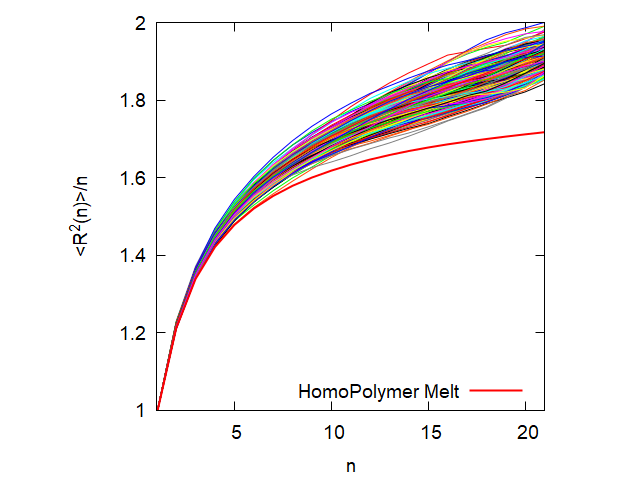

Recreate this plot in gnuplot.
set term pngcairo font "Arial,14" 
set colorsequence classic 
# 
data = "CN.dat" 
set output "CN.png "
#
set size square
set xrange [1:21]
set yrange [1:2]
#
set xlabel "n"
set ylabel "<R^2(n)>/n"

#
set xrange [1:]
set yrange [1:]
set key bottom

ct = 0.274
f(x) = (1+ct)/(1-ct) -(2*ct*(1-ct**x))/(1-ct)**2/x

plot data ind 0 w l lc 0noti, \
data ind 1 w l lc 1noti, \
data ind 2 w l lc 2noti, \
data ind 3 w l lc 3noti, \
data ind 4 w l lc 4noti, \
data ind 5 w l lc 5noti, \
data ind 6 w l lc 6noti, \
data ind 7 w l lc 7noti, \
data ind 8 w l lc 8noti, \
data ind 9 w l lc 9noti, \
data ind 10 w l lc 10noti, \
data ind 11 w l lc 11noti, \
data ind 12 w l lc 12noti, \
data ind 13 w l lc 13noti, \
data ind 14 w l lc 14noti, \
data ind 15 w l lc 15noti, \
data ind 16 w l lc 16noti, \
data ind 17 w l lc 17noti, \
data ind 18 w l lc 18noti, \
data ind 19 w l lc 19noti, \
data ind 20 w l lc 20noti, \
data ind 21 w l lc 21noti, \
data ind 22 w l lc 22noti, \
data ind 23 w l lc 23noti, \
data ind 24 w l lc 24noti, \
data ind 25 w l lc 25noti, \
data ind 26 w l lc 26noti, \
data ind 27 w l lc 27noti, \
data ind 28 w l lc 28noti, \
data ind 29 w l lc 29noti, \
data ind 30 w l lc 30noti, \
data ind 31 w l lc 31noti, \
data ind 32 w l lc 32noti, \
data ind 33 w l lc 33noti, \
data ind 34 w l lc 34noti, \
data ind 35 w l lc 35noti, \
data ind 36 w l lc 36noti, \
data ind 37 w l lc 37noti, \
data ind 38 w l lc 38noti, \
data ind 39 w l lc 39noti, \
data ind 40 w l lc 40noti, \
data ind 41 w l lc 41noti, \
data ind 42 w l lc 42noti, \
data ind 43 w l lc 43noti, \
data ind 44 w l lc 44noti, \
data ind 45 w l lc 45noti, \
data ind 46 w l lc 46noti, \
data ind 47 w l lc 47noti, \
data ind 48 w l lc 48noti, \
data ind 49 w l lc 49noti, \
data ind 50 w l lc 50noti, \
data ind 51 w l lc 51noti, \
data ind 52 w l lc 52noti, \
data ind 53 w l lc 53noti, \
data ind 54 w l lc 54noti, \
data ind 55 w l lc 55noti, \
data ind 56 w l lc 56noti, \
data ind 57 w l lc 57noti, \
data ind 58 w l lc 58noti, \
data ind 59 w l lc 59noti, \
data ind 60 w l lc 60noti, \
data ind 61 w l lc 61noti, \
data ind 62 w l lc 62noti, \
data ind 63 w l lc 63noti, \
data ind 64 w l lc 64noti, \
data ind 65 w l lc 65noti, \
data ind 66 w l lc 66noti, \
data ind 67 w l lc 67noti, \
data ind 68 w l lc 68noti, \
data ind 69 w l lc 69noti, \
data ind 70 w l lc 70noti, \
data ind 71 w l lc 71noti, \
data ind 72 w l lc 72noti, \
data ind 73 w l lc 73noti, \
data ind 74 w l lc 74noti, \
data ind 75 w l lc 75noti, \
data ind 76 w l lc 76noti, \
data ind 77 w l lc 77noti, \
data ind 78 w l lc 78noti, \
data ind 79 w l lc 79noti, \
data ind 80 w l lc 80noti, \
data ind 81 w l lc 81noti, \
data ind 82 w l lc 82noti, \
data ind 83 w l lc 83noti, \
data ind 84 w l lc 84noti, \
data ind 85 w l lc 85noti, \
data ind 86 w l lc 86noti, \
data ind 87 w l lc 87noti, \
data ind 88 w l lc 88noti, \
data ind 89 w l lc 89noti, \
data ind 90 w l lc 90noti, \
data ind 91 w l lc 91noti, \
data ind 92 w l lc 92noti, \
data ind 93 w l lc 93noti, \
data ind 94 w l lc 94noti, \
data ind 95 w l lc 95noti, \
data ind 96 w l lc 96noti, \
data ind 97 w l lc 97noti, \
data ind 98 w l lc 98noti, \
data ind 99 w l lc 99noti, \
data ind 100 w l lc 100noti, \
data ind 101 w l lc 101noti, \
data ind 102 w l lc 102noti, \
data ind 103 w l lc 103noti, \
data ind 104 w l lc 104noti, \
data ind 105 w l lc 105noti, \
data ind 106 w l lc 106noti, \
data ind 107 w l lc 107noti, \
data ind 108 w l lc 108noti, \
data ind 109 w l lc 109noti, \
data ind 110 w l lc 110noti, \
data ind 111 w l lc 111noti, \
data ind 112 w l lc 112noti, \
data ind 113 w l lc 113noti, \
data ind 114 w l lc 114noti, \
data ind 115 w l lc 115noti, \
data ind 116 w l lc 116noti, \
data ind 117 w l lc 117noti, \
data ind 118 w l lc 118noti, \
data ind 119 w l lc 119noti, \
data ind 120 w l lc 120noti, \
data ind 121 w l lc 121noti, \
data ind 122 w l lc 122noti, \
data ind 123 w l lc 123noti, \
data ind 124 w l lc 124noti, \
data ind 125 w l lc 125noti, \
data ind 126 w l lc 126noti, \
data ind 127 w l lc 127noti, \
data ind 128 w l lc 128noti, \
data ind 129 w l lc 129noti, \
data ind 130 w l lc 130noti, \
data ind 131 w l lc 131noti, \
data ind 132 w l lc 132noti, \
data ind 133 w l lc 133noti, \
data ind 134 w l lc 134noti, \
data ind 135 w l lc 135noti, \
data ind 136 w l lc 136noti, \
data ind 137 w l lc 137noti, \
data ind 138 w l lc 138noti, \
data ind 139 w l lc 139noti, \
data ind 140 w l lc 140noti, \
data ind 141 w l lc 141noti, \
data ind 142 w l lc 142noti, \
data ind 143 w l lc 143noti, \
data ind 144 w l lc 144noti, \
data ind 145 w l lc 145noti, \
data ind 146 w l lc 146noti, \
data ind 147 w l lc 147noti, \
data ind 148 w l lc 148noti, \
data ind 149 w l lc 149noti, \
data ind 150 w l lc 150noti, \
data ind 151 w l lc 151noti, \
data ind 152 w l lc 152noti, \
data ind 153 w l lc 153noti, \
data ind 154 w l lc 154noti, \
data ind 155 w l lc 155noti, \
data ind 156 w l lc 156noti, \
data ind 157 w l lc 157noti, \
data ind 158 w l lc 158noti, \
data ind 159 w l lc 159noti, \
data ind 160 w l lc 160noti, \
data ind 161 w l lc 161noti, \
data ind 162 w l lc 162noti, \
data ind 163 w l lc 163noti, \
data ind 164 w l lc 164noti, \
data ind 165 w l lc 165noti, \
data ind 166 w l lc 166noti, \
data ind 167 w l lc 167noti, \
data ind 168 w l lc 168noti, \
data ind 169 w l lc 169noti, \
data ind 170 w l lc 170noti, \
data ind 171 w l lc 171noti, \
data ind 172 w l lc 172noti, \
data ind 173 w l lc 173noti, \
data ind 174 w l lc 174noti, \
data ind 175 w l lc 175noti, \
data ind 176 w l lc 176noti, \
data ind 177 w l lc 177noti, \
data ind 178 w l lc 178noti, \
data ind 179 w l lc 179noti, \
data ind 180 w l lc 180noti, \
data ind 181 w l lc 181noti, \
data ind 182 w l lc 182noti, \
data ind 183 w l lc 183noti, \
data ind 184 w l lc 184noti, \
data ind 185 w l lc 185noti, \
data ind 186 w l lc 186noti, \
data ind 187 w l lc 187noti, \
data ind 188 w l lc 188noti, \
data ind 189 w l lc 189noti, \
data ind 190 w l lc 190noti, \
data ind 191 w l lc 191noti, \
data ind 192 w l lc 192noti, \
data ind 193 w l lc 193noti, \
data ind 194 w l lc 194noti, \
data ind 195 w l lc 195noti, \
data ind 196 w l lc 196noti, \
data ind 197 w l lc 197noti, \
data ind 198 w l lc 198noti, \
data ind 199 w l lc 199noti, \
data ind 200 w l lc 200noti, \
data ind 201 w l lc 201noti, \
data ind 202 w l lc 202noti, \
data ind 203 w l lc 203noti, \
data ind 204 w l lc 204noti, \
data ind 205 w l lc 205noti, \
data ind 206 w l lc 206noti, \
data ind 207 w l lc 207noti, \
data ind 208 w l lc 208noti, \
data ind 209 w l lc 209noti, \
data ind 210 w l lc 210noti, \
data ind 211 w l lc 211noti, \
data ind 212 w l lc 212noti, \
data ind 213 w l lc 213noti, \
data ind 214 w l lc 214noti, \
data ind 215 w l lc 215noti, \
data ind 216 w l lc 216noti, \
data ind 217 w l lc 217noti, \
data ind 218 w l lc 218noti, \
data ind 219 w l lc 219noti, \
data ind 220 w l lc 220noti, \
data ind 221 w l lc 221noti, \
data ind 222 w l lc 222noti, \
data ind 223 w l lc 223noti, \
data ind 224 w l lc 224noti, \
data ind 225 w l lc 225noti, \
data ind 226 w l lc 226noti, \
data ind 227 w l lc 227noti, \
data ind 228 w l lc 228noti, \
data ind 229 w l lc 229noti, \
data ind 230 w l lc 230noti, \
data ind 231 w l lc 231noti, \
data ind 232 w l lc 232noti, \
data ind 233 w l lc 233noti, \
data ind 234 w l lc 234noti, \
data ind 235 w l lc 235noti, \
data ind 236 w l lc 236noti, \
data ind 237 w l lc 237noti, \
data ind 238 w l lc 238noti, \
data ind 239 w l lc 239noti, \
data ind 240 w l lc 240noti, \
data ind 241 w l lc 241noti, \
data ind 242 w l lc 242noti, \
data ind 243 w l lc 243noti, \
data ind 244 w l lc 244noti, \
data ind 245 w l lc 245noti, \
data ind 246 w l lc 246noti, \
data ind 247 w l lc 247noti, \
data ind 248 w l lc 248noti, \
data ind 249 w l lc 249noti, \
data ind 250 w l lc 250noti, \
data ind 251 w l lc 251noti, \
data ind 252 w l lc 252noti, \
data ind 253 w l lc 253noti, \
data ind 254 w l lc 254noti, \
data ind 255 w l lc 255noti, \
data ind 256 w l lc 256noti, \
data ind 257 w l lc 257noti, \
data ind 258 w l lc 258noti, \
data ind 259 w l lc 259noti, \
data ind 260 w l lc 260noti, \
data ind 261 w l lc 261noti, \
data ind 262 w l lc 262noti, \
data ind 263 w l lc 263noti, \
data ind 264 w l lc 264noti, \
data ind 265 w l lc 265noti, \
data ind 266 w l lc 266noti, \
data ind 267 w l lc 267noti, \
data ind 268 w l lc 268noti, \
data ind 269 w l lc 269noti, \
data ind 270 w l lc 270noti, \
data ind 271 w l lc 271noti, \
data ind 272 w l lc 272noti, \
data ind 273 w l lc 273noti, \
data ind 274 w l lc 274noti, \
data ind 275 w l lc 275noti, \
data ind 276 w l lc 276noti, \
data ind 277 w l lc 277noti, \
data ind 278 w l lc 278noti, \
data ind 279 w l lc 279noti, \
data ind 280 w l lc 280noti, \
data ind 281 w l lc 281noti, \
data ind 282 w l lc 282noti, \
data ind 283 w l lc 283noti, \
data ind 284 w l lc 284noti, \
data ind 285 w l lc 285noti, \
data ind 286 w l lc 286noti, \
data ind 287 w l lc 287noti, \
data ind 288 w l lc 288noti, \
data ind 289 w l lc 289noti, \
data ind 290 w l lc 290noti, \
data ind 291 w l lc 291noti, \
data ind 292 w l lc 292noti, \
data ind 293 w l lc 293noti, \
data ind 294 w l lc 294noti, \
data ind 295 w l lc 295noti, \
data ind 296 w l lc 296noti, \
data ind 297 w l lc 297noti, \
data ind 298 w l lc 298noti, \
data ind 299 w l lc 299noti, \
data ind 300 w l lc 300noti, \
data ind 301 w l lc 301noti, \
data ind 302 w l lc 302noti, \
data ind 303 w l lc 303noti, \
data ind 304 w l lc 304noti, \
data ind 305 w l lc 305noti, \
data ind 306 w l lc 306noti, \
data ind 307 w l lc 307noti, \
data ind 308 w l lc 308noti, \
data ind 309 w l lc 309noti, \
data ind 310 w l lc 310noti, \
data ind 311 w l lc 311noti, \
data ind 312 w l lc 312noti, \
data ind 313 w l lc 313noti, \
data ind 314 w l lc 314noti, \
data ind 315 w l lc 315noti, \
data ind 316 w l lc 316noti, \
data ind 317 w l lc 317noti, \
data ind 318 w l lc 318noti, \
data ind 319 w l lc 319noti, \
data ind 320 w l lc 320noti, \
data ind 321 w l lc 321noti, \
data ind 322 w l lc 322noti, \
data ind 323 w l lc 323noti, \
data ind 324 w l lc 324noti, \
data ind 325 w l lc 325noti, \
data ind 326 w l lc 326noti, \
data ind 327 w l lc 327noti, \
data ind 328 w l lc 328noti, \
data ind 329 w l lc 329noti, \
data ind 330 w l lc 330noti, \
data ind 331 w l lc 331noti, \
data ind 332 w l lc 332noti, \
data ind 333 w l lc 333noti, \
data ind 334 w l lc 334noti, \
data ind 335 w l lc 335noti, \
data ind 336 w l lc 336noti, \
data ind 337 w l lc 337noti, \
data ind 338 w l lc 338noti, \
data ind 339 w l lc 339noti, \
data ind 340 w l lc 340noti, \
data ind 341 w l lc 341noti, \
data ind 342 w l lc 342noti, \
data ind 343 w l lc 343noti, \
data ind 344 w l lc 344noti, \
data ind 345 w l lc 345noti, \
data ind 346 w l lc 346noti, \
data ind 347 w l lc 347noti, \
data ind 348 w l lc 348noti, \
data ind 349 w l lc 349noti, \
data ind 350 w l lc 350noti, \
data ind 351 w l lc 351noti, \
data ind 352 w l lc 352noti, \
data ind 353 w l lc 353noti, \
data ind 354 w l lc 354noti, \
data ind 355 w l lc 355noti, \
data ind 356 w l lc 356noti, \
data ind 357 w l lc 357noti, \
data ind 358 w l lc 358noti, \
data ind 359 w l lc 359noti, \
data ind 360 w l lc 360noti, \
data ind 361 w l lc 361noti, \
data ind 362 w l lc 362noti, \
data ind 363 w l lc 363noti, \
data ind 364 w l lc 364noti, \
data ind 365 w l lc 365noti, \
data ind 366 w l lc 366noti, \
data ind 367 w l lc 367noti, \
data ind 368 w l lc 368noti, \
data ind 369 w l lc 369noti, \
data ind 370 w l lc 370noti, \
data ind 371 w l lc 371noti, \
data ind 372 w l lc 372noti, \
data ind 373 w l lc 373noti, \
data ind 374 w l lc 374noti, \
data ind 375 w l lc 375noti, \
data ind 376 w l lc 376noti, \
data ind 377 w l lc 377noti, \
data ind 378 w l lc 378noti, \
data ind 379 w l lc 379noti, \
data ind 380 w l lc 380noti, \
data ind 381 w l lc 381noti, \
data ind 382 w l lc 382noti, \
data ind 383 w l lc 383noti, \
data ind 384 w l lc 384noti, \
data ind 385 w l lc 385noti, \
data ind 386 w l lc 386noti, \
data ind 387 w l lc 387noti, \
data ind 388 w l lc 388noti, \
data ind 389 w l lc 389noti, \
data ind 390 w l lc 390noti, \
data ind 391 w l lc 391noti, \
data ind 392 w l lc 392noti, \
data ind 393 w l lc 393noti, \
data ind 394 w l lc 394noti, \
data ind 395 w l lc 395noti, \
data ind 396 w l lc 396noti, \
data ind 397 w l lc 397noti, \
data ind 398 w l lc 398noti, \
data ind 399 w l lc 399noti, \
data ind 400 w l lc 400noti, \
data ind 401 w l lc 401noti, \
data ind 402 w l lc 402noti, \
data ind 403 w l lc 403noti, \
data ind 404 w l lc 404noti, \
data ind 405 w l lc 405noti, \
data ind 406 w l lc 406noti, \
data ind 407 w l lc 407noti, \
data ind 408 w l lc 408noti, \
data ind 409 w l lc 409noti, \
data ind 410 w l lc 410noti, \
data ind 411 w l lc 411noti, \
data ind 412 w l lc 412noti, \
data ind 413 w l lc 413noti, \
data ind 414 w l lc 414noti, \
data ind 415 w l lc 415noti, \
data ind 416 w l lc 416noti, \
data ind 417 w l lc 417noti, \
data ind 418 w l lc 418noti, \
data ind 419 w l lc 419noti, \
data ind 420 w l lc 420noti, \
data ind 421 w l lc 421noti, \
data ind 422 w l lc 422noti, \
data ind 423 w l lc 423noti, \
data ind 424 w l lc 424noti, \
data ind 425 w l lc 425noti, \
data ind 426 w l lc 426noti, \
data ind 427 w l lc 427noti, \
data ind 428 w l lc 428noti, \
data ind 429 w l lc 429noti, \
data ind 430 w l lc 430noti, \
data ind 431 w l lc 431noti, \
data ind 432 w l lc 432noti, \
data ind 433 w l lc 433noti, \
data ind 434 w l lc 434noti, \
data ind 435 w l lc 435noti, \
data ind 436 w l lc 436noti, \
data ind 437 w l lc 437noti, \
data ind 438 w l lc 438noti, \
data ind 439 w l lc 439noti, \
data ind 440 w l lc 440noti, \
data ind 441 w l lc 441noti, \
data ind 442 w l lc 442noti, \
data ind 443 w l lc 443noti, \
data ind 444 w l lc 444noti, \
data ind 445 w l lc 445noti, \
data ind 446 w l lc 446noti, \
data ind 447 w l lc 447noti, \
data ind 448 w l lc 448noti, \
data ind 449 w l lc 449noti, \
data ind 450 w l lc 450noti, \
data ind 451 w l lc 451noti, \
data ind 452 w l lc 452noti, \
data ind 453 w l lc 453noti, \
data ind 454 w l lc 454noti, \
data ind 455 w l lc 455noti, \
data ind 456 w l lc 456noti, \
data ind 457 w l lc 457noti, \
data ind 458 w l lc 458noti, \
data ind 459 w l lc 459noti, \
data ind 460 w l lc 460noti, \
data ind 461 w l lc 461noti, \
data ind 462 w l lc 462noti, \
data ind 463 w l lc 463noti, \
data ind 464 w l lc 464noti, \
data ind 465 w l lc 465noti, \
data ind 466 w l lc 466noti, \
data ind 467 w l lc 467noti, \
data ind 468 w l lc 468noti, \
data ind 469 w l lc 469noti, \
data ind 470 w l lc 470noti, \
data ind 471 w l lc 471noti, \
data ind 472 w l lc 472noti, \
data ind 473 w l lc 473noti, \
data ind 474 w l lc 474noti, \
data ind 475 w l lc 475noti, \
data ind 476 w l lc 476noti, \
data ind 477 w l lc 477noti, \
data ind 478 w l lc 478noti, \
data ind 479 w l lc 479noti, \
data ind 480 w l lc 480noti, \
data ind 481 w l lc 481noti, \
data ind 482 w l lc 482noti, \
data ind 483 w l lc 483noti, \
data ind 484 w l lc 484noti, \
data ind 485 w l lc 485noti, \
data ind 486 w l lc 486noti, \
data ind 487 w l lc 487noti, \
data ind 488 w l lc 488noti, \
data ind 489 w l lc 489noti, \
data ind 490 w l lc 490noti, \
data ind 491 w l lc 491noti, \
data ind 492 w l lc 492noti, \
data ind 493 w l lc 493noti, \
data ind 494 w l lc 494noti, \
data ind 495 w l lc 495noti, \
data ind 496 w l lc 496noti, \
data ind 497 w l lc 497noti, \
data ind 498 w l lc 498noti, \
data ind 499 w l lc 499noti, \
"CN_ave.dat" w l lw 2 lc 1 ti "HomoPolymer Melt"